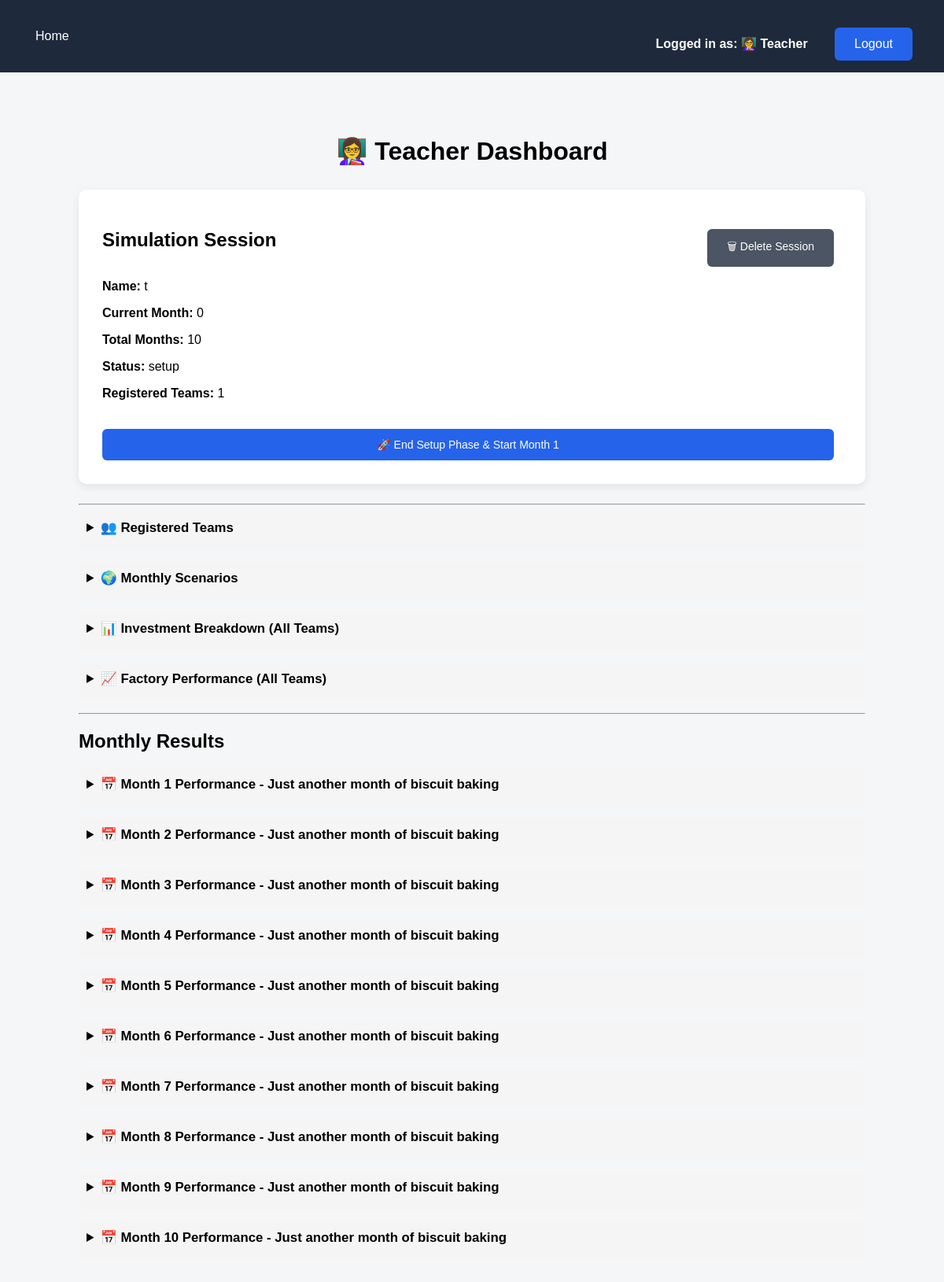
Screenshot of /teacher-dashboard (signed in) with the database file from the repository.
### tables this page shows
CREATE TABLE simulation_sessions (
        session_id TEXT PRIMARY KEY,
        session_name TEXT,
        status TEXT,
        current_month INTEGER,
        total_months INTEGER,
        scenario_state TEXT,
        competitive_mode INTEGER DEFAULT 0,
        created_at TEXT
    );

### api.py (the view)
@app.get("/teacher-dashboard", response_class=HTMLResponse)
def teacher_dashboard(
    request: Request,
    missing: str = None,
    user=Depends(get_current_user)
):
    if not user or user["role"] != "teacher":
        return RedirectResponse("/", status_code=303)
    conn = get_connection()
    cursor = conn.cursor()
    active_session = get_active_session()
    competitive_mode = False
    if active_session:
        cursor.execute("""
            SELECT competitive_mode
            FROM simulation_sessions
            WHERE session_id = ?
        """, (active_session[0],))
        result = cursor.fetchone()
        if result and result[0]:
            competitive_mode = True
    scenario_state = {}
    current_month = 0
    total_months = 0
    full_scenarios = {}
    full_scenarios = {}
    if active_session:
        session_id = active_session[0]
        current_month = active_session[3]
        total_months = active_session[4]
        cursor.execute("""
            SELECT scenario_state
            FROM simulation_sessions
            WHERE session_id = ?
        """, (session_id,))
        result = cursor.fetchone()
        if result and result[0]:
            scenario_state = json.loads(result[0])
        for month in range(1, total_months + 1):
            scenario = DEFAULT_SCENARIO.copy()
            override = scenario_state.get(str(month))
            if override:
                scenario.update(override)
            full_scenarios[str(month)] = scenario
    teams = []
    team_financials = []
    team_count = 0
    missing_teams = []
    popup_missing_teams = []
    submitted_teams = []
    monthly_results = {}
    if missing:
        missing_teams = missing.split(",")
    if active_session:
        session_id = active_session[0]
        cursor.execute("""
            SELECT team_id, team_name, password, meta
            FROM teams
            WHERE role = 'team' AND session_id = ?
        """, (session_id,))
    raw_teams = cursor.fetchall()
    if active_session and active_session[2] == "active" and current_month > 1:
        for team_id, team_name, password, meta_blob in raw_teams:
            meta = json.loads(meta_blob) if meta_blob else {}
            if meta.get("decision_month") != current_month:
                popup_missing_teams.append(team_name)
    for team_id, team_name, password, meta_blob in raw_teams:
        meta = json.loads(meta_blob) if meta_blob else {}
        if active_session[2] == "setup":
            if meta.get("setup_complete"):
                submitted_teams.append(team_name)
        else:
            if meta.get("submitted") and meta.get("decision_month") == current_month:
                submitted_teams.append(team_name)
        auto_built = meta.get("auto_built", False)
        teams.append((team_id, team_name, password, auto_built))
        cursor.execute(
            "SELECT simulation FROM teams WHERE team_id = ?",
            (team_id,)
        )
        result = cursor.fetchone()
        if result and result[0]:
            simulation = json.loads(result[0])
            if simulation.get("production_plan"):
                simulation["production_plan"] = {
                    int(k): v for k, v in simulation["production_plan"].items()
                }
        team_count = len(teams)
        team_financials = build_team_financials(session_id)
        monthly_results.clear()
        for month in range(1, total_months + 1):
            monthly_results[month] = []
        for team_id, team_name, password, meta_blob in raw_teams:
            meta = json.loads(meta_blob) if meta_blob else {}
            cursor.execute(
                "SELECT simulation FROM teams WHERE team_id = ?",
                (team_id,)
            )
            result = cursor.fetchone()
            if result and result[0]:
                simulation = json.loads(result[0])
                history = simulation.get("history", [])
                for report in history:
                    month = report["month"]
                    monthly_results[month].append({
                    "team": team_name,
                    "auto_built": meta.get("auto_built", False),
                    "auto_submitted": month in meta.get("auto_submitted_months", []),
                    "units_produced": report["units_produced"],
                    "units_sold": report["units_sold"],
                    "revenue": report["revenue"],
                    "total_cost": report["total_cost"],
                    "profit": report["profit"]
                    })
    conn.close()
    return templates.TemplateResponse(
        "teacher_dashboard.html",
        {
            "request": request,
            "teams": teams,
            "team_count": team_count,
            "user": user,
            "active_session": active_session,
            "missing_teams": missing_teams,
            "popup_missing_teams": popup_missing_teams,
            "submitted_teams": submitted_teams,
            "submitted_count": len(submitted_teams),
            "total_teams": len(teams),
            "team_financials": team_financials,
            "scenarios": full_scenarios,
            "current_month": current_month,
            "total_months": total_months,
            "monthly_results": monthly_results,
            "competitive_mode": competitive_mode,
        }
    )

### templates/teacher_dashboard.html (shortened to what this page needs)
{% extends "base.html" %}
{% block content %}
<h1>👩‍🏫 Teacher Dashboard</h1>
<div class="card large-card">
    <div style="display:flex; justify-content:space-between; align-items:center;">
        <h2>Simulation Session</h2>
        {% if active_session %}
        <div>
            <form method="post" action="/delete-session" style="display:inline;">
                <button type="button"
                        class="btn secondary"
                        onclick="confirmDeleteSession()">
                    🗑 Delete Session
                </button>
            </form>
        </div>
        {% endif %}
    </div>
    {% if active_session %}
        <p><strong>Name:</strong> {{ active_session[1] }}</p>
        <p>
        <strong>Current Month:</strong> {{ active_session[3] }}
        </p>
        <p><strong>Total Months:</strong> {{ active_session[4] }}</p>
        <p><strong>Status:</strong> {{ active_session[2] }}</p>
        <p><strong>Registered Teams:</strong> {{ team_count }}</p>
        {% if active_session[2] == "setup" %}
            <form method="post" action="/end-setup-phase" style="margin-top: 15px;">
                <button type="submit" class="btn">
                    🚀 End Setup Phase & Start Month 1
                </button>
            </form>
        {% endif %}
    {% endif %}
</div>
{% if active_session %}
<hr>
<details>
    <summary><strong>👥 Registered Teams</strong></summary>
</details>
<details>
    <summary><strong>🌍 Monthly Scenarios</strong></summary>
</details>
<details>
    <summary><strong>📊 Investment Breakdown (All Teams)</strong></summary>
</details>
<details>
    <summary><strong>📈 Factory Performance (All Teams)</strong></summary>
</details>
<hr>
<h2>Monthly Results</h2>
{% for month in range(1, total_months + 1) %}
<details>
{% set scenario = scenarios[month|string] %}
<summary><strong>📅 Month {{ month }} Performance - {{ scenario.name }}</strong></summary>
</details>
{% endfor %}
{% endif %}
{% endblock %}

### templates/base.html (shortened to what this page needs)
<!DOCTYPE html>
<html>
<head>
    <link rel="stylesheet" href="/static/style.css">
</head>
<body>
<nav class="navbar">
    <div class="nav-left">
        <a href="/">Home</a>
    </div>
    <div class="nav-right">
        {% if user %}
            <span class="logged-in">
                Logged in as:
                {% if user.role == "teacher" %}
                    👩‍🏫 Teacher
                {% else %}
                    🧑‍🤝‍🧑 {{ user.team_name }}
                {% endif %}
            </span>
            <a href="/logout" class="btn small">Logout</a>
        {% else %}
            <a href="/teacher-login">Teacher Login</a>
            <a href="/team-login">Team Login</a>
        {% endif %}
    </div>
</nav>
    <div class="container">
        {% block content %}
        {% endblock %}
    </div>
</body>
</html>

### static/style.css (style rules this page uses)
body { margin: 0; font-family: Arial, Helvetica, sans-serif; background-color: #f4f6f8; }
.container { max-width: 1000px; margin: 40px auto; padding: 20px; }
h1 { text-align: center; margin-bottom: 30px; }
h2 { margin-bottom: 20px; }
.navbar { display: flex; justify-content: space-between; align-items: center; padding: 15px 30px; background-color: #1e293b; color: white; }
.navbar a { color: white; text-decoration: none; margin-left: 20px; font-weight: 500; }
.navbar a { color: white; margin-left: 15px; text-decoration: none; }
.logged-in { color: white; margin-right: 15px; font-weight: bold; }
.card { background: white; padding: 30px; margin-bottom: 25px; border-radius: 10px; box-shadow: 0 4px 12px rgba(0,0,0,0.08); }
.large-card { overflow-x: auto; }
.btn { display: inline-block; padding: 12px 25px; background-color: #2563eb; color: white; text-decoration: none; border-radius: 6px; margin-right: 10px; margin-top: 20px; }
.btn.secondary { background-color: #4b5563; }
form { display: flex; flex-direction: column; }
button { margin-top: 20px; padding: 10px; border-radius: 6px; border: none; background-color: #2563eb; color: white; font-size: 14px; cursor: pointer; }
details { margin-bottom: 15px; padding: 10px; background: #f5f5f5; border-radius: 6px; }
summary { cursor: pointer; font-size: 1.05em; margin-bottom: 8px; }

### rows the page displays
simulation_sessions: session_name "t", current_month "0", total_months "10", status "setup"

### other values shown
{{ team_count }} "1"
{{ month }} "1" "2" "3" "4" "5" "6" "7" "8" "9" "10"
{{ scenario.name }} "Just another month of biscuit baking" "Just another month of biscuit baking" "Just another month of biscuit baking" "Just another month of biscuit baking" "Just another month of biscuit baking" "Just another month of biscuit baking" "Just another month of biscuit baking" "Just another month of biscuit baking" "Just another month of biscuit baking" "Just another month of biscuit baking"
